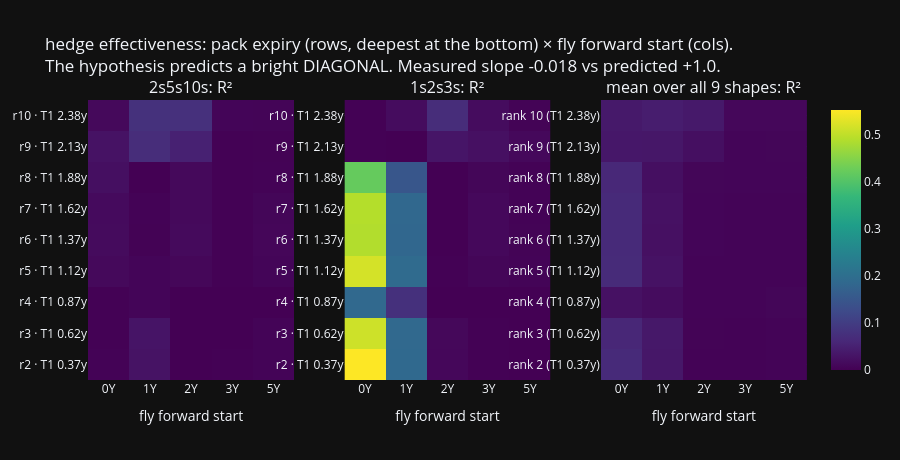

The notebook cell this image was saved under:
### Code cell
_pooled = EFF_ALL[_fs_cols].groupby(level=1).mean()
_pooled.index = [f"rank {r} (T1 {EFF[CFG.citi_fly].loc[r, 'T1_years']:.2f}y)"
                 for r in _pooled.index]
_panels = [(CFG.citi_fly, EFF[CFG.citi_fly][_fs_cols]),
           (_best_shape, EFF[_best_shape][_fs_cols]),
           ("mean over all 9 shapes", _pooled)]
fig = make_subplots(rows=1, cols=3, subplot_titles=[f"{n}: R²" for n, _ in _panels],
                    horizontal_spacing=0.07)
for i, (nm, mat) in enumerate(_panels, start=1):
    y = [f"{r}" for r in mat.index] if i == 3 else [
        f"r{r} · T1 {EFF[CFG.citi_fly].loc[r, 'T1_years']:.2f}y" for r in mat.index]
    fig.add_trace(go.Heatmap(z=mat.to_numpy(float), x=[c[3:] for c in _fs_cols], y=y,
                             coloraxis="coloraxis",
                             hovertemplate="fwd start %{x}<br>%{y}<br>R²=%{z:.4f}<extra></extra>"),
                  row=1, col=i)
fig.update_layout(template="plotly_dark", height=460, coloraxis=dict(colorscale="Viridis"),
                  title=("hedge effectiveness: pack expiry (rows, deepest at the bottom) "
                         "× fly forward start (cols).<br>"
                         "The hypothesis predicts a bright DIAGONAL. "
                         f"Measured slope {HYP['slope']:+.3f} vs predicted +1.0."))
fig.update_xaxes(title_text="fly forward start")
fig.show()

### Figure 1 — Plotly figure (JSON) as saved in the notebook; plotly's stock layout.template omitted (floating-point values rounded to 4 significant figures)
{"data": [{"coloraxis": "coloraxis", "hovertemplate": "fwd start %{x}<br>%{y}<br>R²=%{z:.4f}<extra></extra>", "type": "heatmap", "x": ["0Y", "1Y", "2Y", "3Y", "5Y"], "xaxis": "x", "y": ["r2 · T1 0.37y", "r3 · T1 0.62y", "r4 · T1 0.87y", "r5 · T1 1.12y", "r6 · T1 1.37y", "r7 · T1 1.62y", "r8 · T1 1.88y", "r9 · T1 2.13y", "r10 · T1 2.38y"], "yaxis": "y", "z": [[0.003821, 0.02776, 0.0004401, 0.0009517, 0.004624], [0.001995, 0.02981, 0.0001183, 0.0004402, 0.004941], [0.001933, 0.006983, 0.0001707, 3.735e-06, 4.801e-05], [0.01221, 0.00667, 0.009026, 0.001633, 0.006198], [0.01553, 0.002502, 0.01433, 0.001997, 0.007731], [0.01474, 0.003232, 0.01233, 0.001437, 0.007507], [0.02148, 0.0005746, 0.0127, 0.0009517, 0.003297], [0.02694, 0.06976, 0.05046, 0.001034, 0.002536], [0.01276, 0.07751, 0.07612, 0.006464, 0.005568]]}, {"coloraxis": "coloraxis", "hovertemplate": "fwd start %{x}<br>%{y}<br>R²=%{z:.4f}<extra></extra>", "type": "heatmap", "x": ["0Y", "1Y", "2Y", "3Y", "5Y"], "xaxis": "x2", "y": ["r2 · T1 0.37y", "r3 · T1 0.62y", "r4 · T1 0.87y", "r5 · T1 1.12y", "r6 · T1 1.37y", "r7 · T1 1.62y", "r8 · T1 1.88y", "r9 · T1 2.13y", "r10 · T1 2.38y"], "yaxis": "y2", "z": [[0.5517, 0.1871, 0.009404, 0.001243, 0.000647], [0.5108, 0.1854, 0.01056, 0.001734, 0.0001147], [0.1859, 0.07673, 0.0003151, 5.787e-05, 0.0007598], [0.5171, 0.1904, 0.001916, 0.007485, 0.004865], [0.4878, 0.1819, 0.0004858, 0.01111, 0.003954], [0.4899, 0.1837, 0.0007425, 0.01116, 0.003313], [0.4189, 0.1486, 8.032e-05, 0.007117, 0.003101], [0.00198, 0.0001469, 0.03196, 0.02355, 0.01135], [0.001124, 0.01727, 0.07029, 0.01686, 0.004097]]}, {"coloraxis": "coloraxis", "hovertemplate": "fwd start %{x}<br>%{y}<br>R²=%{z:.4f}<extra></extra>", "type": "heatmap", "x": ["0Y", "1Y", "2Y", "3Y", "5Y"], "xaxis": "x3", "y": ["rank 2 (T1 0.37y)", "rank 3 (T1 0.62y)", "rank 4 (T1 0.87y)", "rank 5 (T1 1.12y)", "rank 6 (T1 1.37y)", "rank 7 (T1 1.62y)", "rank 8 (T1 1.88y)", "rank 9 (T1 2.13y)", "rank 10 (T1 2.38y)"], "yaxis": "y3", "z": [[0.06446, 0.03476, 0.003649, 0.002899, 0.004931], [0.05931, 0.03575, 0.004104, 0.002901, 0.005189], [0.02527, 0.01783, 0.00428, 0.004631, 0.007511], [0.06605, 0.02686, 0.005121, 0.004549, 0.00483], [0.06587, 0.02421, 0.006404, 0.005055, 0.004538], [0.06507, 0.02476, 0.006089, 0.005051, 0.004509], [0.06105, 0.02172, 0.007162, 0.006896, 0.006395], [0.03525, 0.03402, 0.02187, 0.006975, 0.007397], [0.03827, 0.04457, 0.03715, 0.01012, 0.009395]]}], "layout": {"annotations": [{"font": {"size": 16}, "showarrow": false, "text": "2s5s10s: R²", "x": 0.1433, "xanchor": "center", "xref": "paper", "y": 1.0, "yanchor": "bottom", "yref": "paper"}, {"font": {"size": 16}, "showarrow": false, "text": "1s2s3s: R²", "x": 0.5, "xanchor": "center", "xref": "paper", "y": 1.0, "yanchor": "bottom", "yref": "paper"}, {"font": {"size": 16}, "showarrow": false, "text": "mean over all 9 shapes: R²", "x": 0.8567, "xanchor": "center", "xref": "paper", "y": 1.0, "yanchor": "bottom", "yref": "paper"}], "coloraxis": {"colorscale": [[0.0, "#440154"], [0.1111, "#482878"], [0.2222, "#3e4989"], [0.3333, "#31688e"], [0.4444, "#26828e"], [0.5556, "#1f9e89"], [0.6667, "#35b779"], [0.7778, "#6ece58"], [0.8889, "#b5de2b"], [1.0, "#fde725"]]}, "height": 460, "title": {"text": "hedge effectiveness: pack expiry (rows, deepest at the bottom) × fly forward start (cols).<br>The hypothesis predicts a bright DIAGONAL. Measured slope -0.018 vs predicted +1.0."}, "xaxis": {"anchor": "y", "domain": [0.0, 0.2867], "title": {"text": "fly forward start"}}, "xaxis2": {"anchor": "y2", "domain": [0.3567, 0.6433], "title": {"text": "fly forward start"}}, "xaxis3": {"anchor": "y3", "domain": [0.7133, 1.0], "title": {"text": "fly forward start"}}, "yaxis": {"anchor": "x", "domain": [0.0, 1.0]}, "yaxis2": {"anchor": "x2", "domain": [0.0, 1.0]}, "yaxis3": {"anchor": "x3", "domain": [0.0, 1.0]}}}
